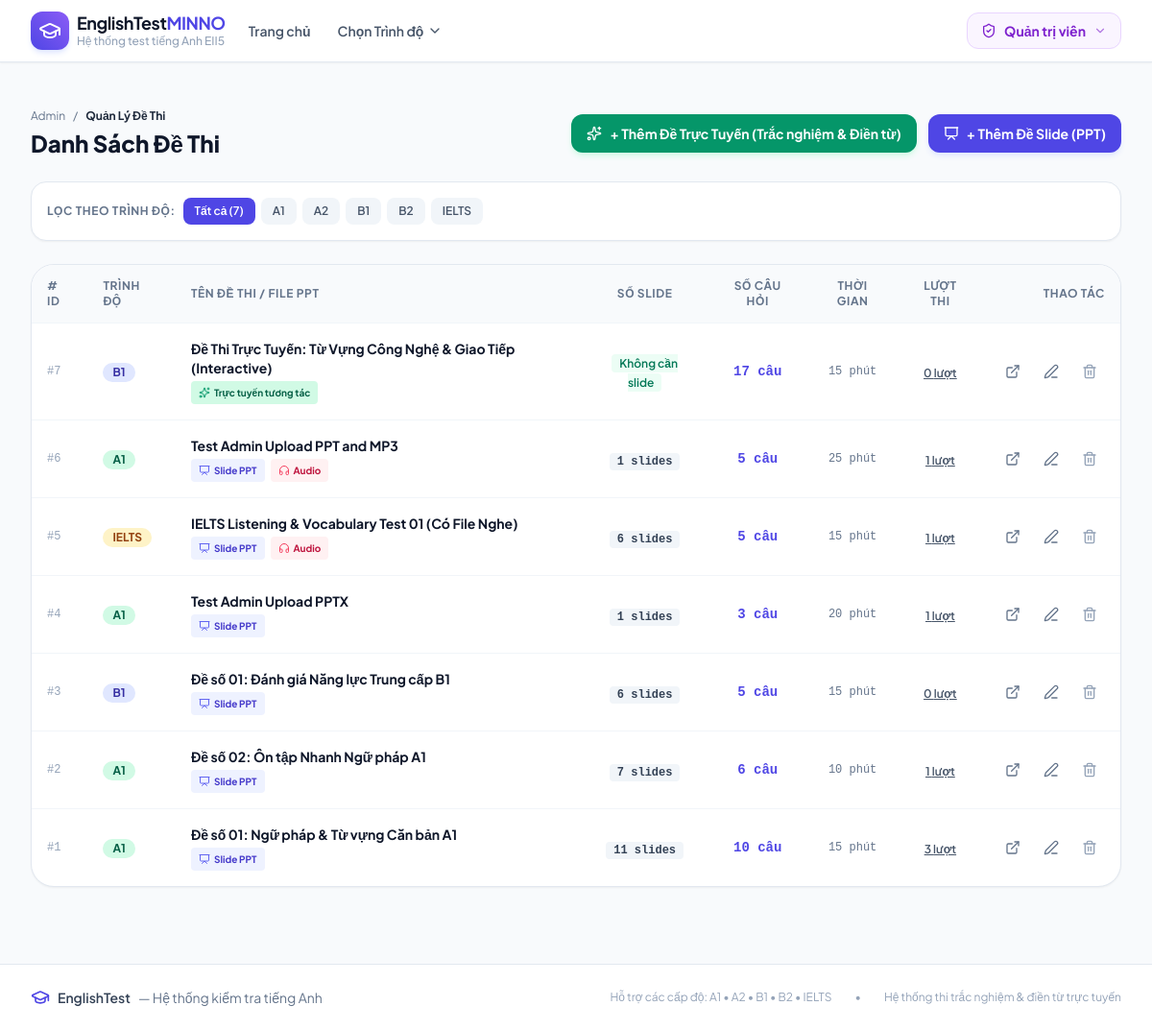
/admin/tests (signed in), run on an earlier commit of the app's database.
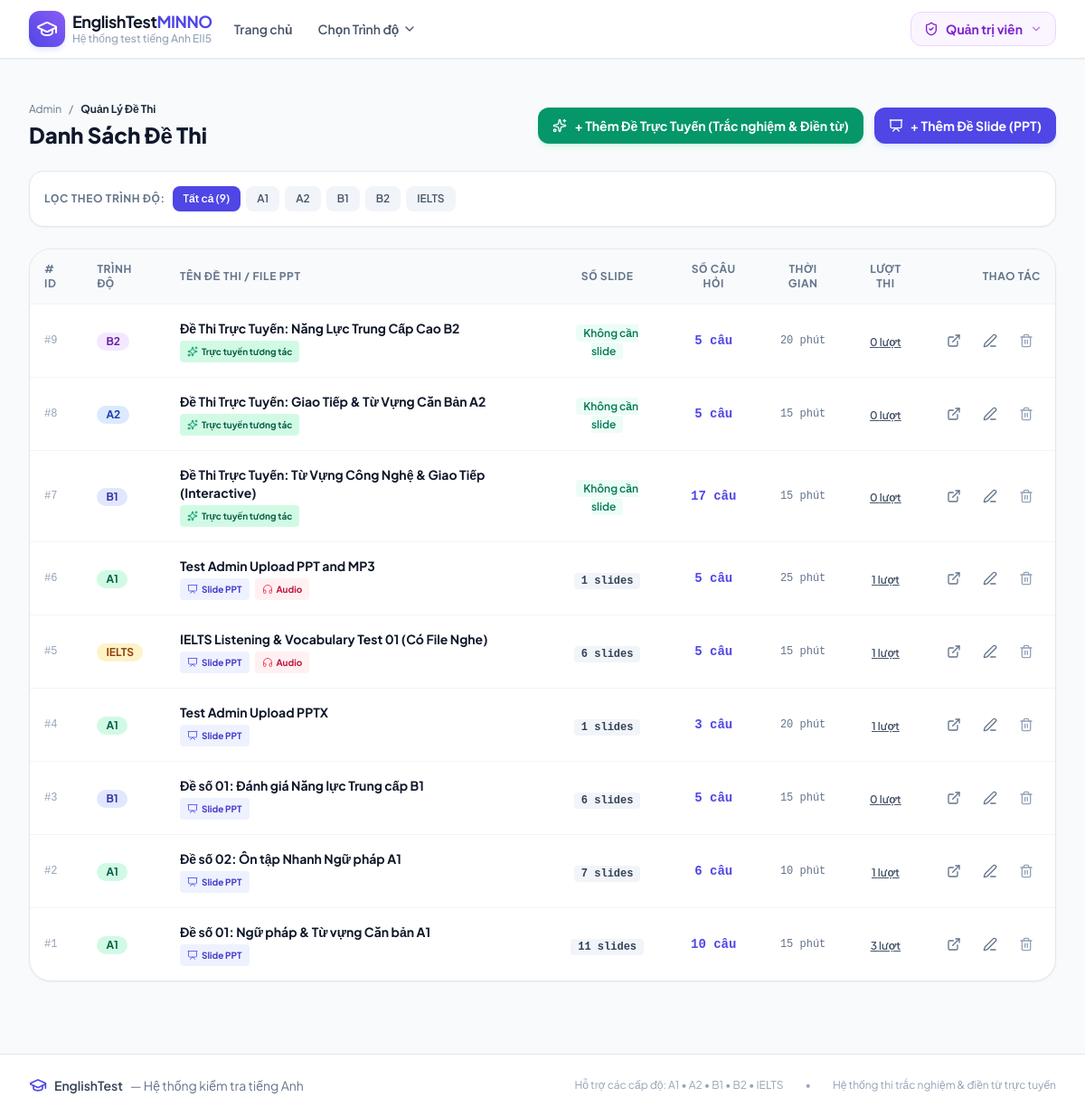
And on a later commit of the database.
### models.py (models this page shows)
class Level(db.Model):
    __tablename__ = 'levels'
    id = db.Column(db.Integer, primary_key=True)
    code = db.Column(db.String(20), unique=True, nullable=False)  # 'A1', 'A2', 'B1', 'B2', 'C1', 'IELTS'
    name = db.Column(db.String(100), nullable=False)              # 'Trình độ A1 - Căn bản'
    description = db.Column(db.Text, nullable=True)
    badge_color = db.Column(db.String(30), default='blue')        # 'blue', 'green', 'amber', 'purple', 'rose'
    icon_name = db.Column(db.String(50), default='book-open')
    order_num = db.Column(db.Integer, default=1)
    is_active = db.Column(db.Boolean, default=True)
    created_at = db.Column(db.DateTime, default=datetime.utcnow)
    tests = db.relationship('Test', backref='level', lazy=True, cascade='all, delete-orphan')
    @property
    def active_tests_count(self):
        return len([t for t in self.tests if t.is_active])

class Test(db.Model):
    __tablename__ = 'tests'
    id = db.Column(db.Integer, primary_key=True)
    level_id = db.Column(db.Integer, db.ForeignKey('levels.id', ondelete='CASCADE'), nullable=False)
    title = db.Column(db.String(200), nullable=False)
    description = db.Column(db.Text, nullable=True)
    test_format = db.Column(db.String(30), default='ppt')
    ppt_filename = db.Column(db.String(255), nullable=True)      # Original filename
    ppt_filepath = db.Column(db.String(500), nullable=True)      # Relative or abs path to ppt file
    slides_folder = db.Column(db.String(500), nullable=True)     # Relative folder under static/ containing slide images
    audio_filename = db.Column(db.String(255), nullable=True)    # Original audio filename (.mp3, .wav)
    audio_filepath = db.Column(db.String(500), nullable=True)    # Relative path under static/ to audio file
    total_slides = db.Column(db.Integer, default=0)
    time_limit_minutes = db.Column(db.Integer, default=15)       # 0 = unlimited
    total_questions = db.Column(db.Integer, default=10)
    pass_percentage = db.Column(db.Integer, default=50)
    is_active = db.Column(db.Boolean, default=True)
    created_at = db.Column(db.DateTime, default=datetime.utcnow)
    questions = db.relationship('Question', backref='test', lazy=True, cascade='all, delete-orphan', order_by='Question.question_number')
    submissions = db.relationship('Submission', backref='test', lazy=True, cascade='all, delete-orphan')
    @property
    def is_interactive(self):
        return self.test_format == 'interactive' or not self.slides_folder or self.total_slides == 0

### app.py (the view)
@app.route('/admin/tests')
@admin_required
def admin_tests():
    level_filter = request.args.get('level_id', type=int)
    query = Test.query
    if level_filter:
        query = query.filter_by(level_id=level_filter)
    tests = query.order_by(Test.created_at.desc()).all()
    levels = Level.query.order_by(Level.order_num).all()
    return render_template('admin/tests.html', tests=tests, levels=levels, current_level_id=level_filter)

### templates/admin/tests.html (shortened to what this page needs)
{% extends 'base.html' %}
{% block content %}
<div class="max-w-7xl mx-auto px-4 sm:px-6 lg:px-8 py-8">
    <div class="flex flex-col md:flex-row md:items-center justify-between gap-4 mb-6">
        <div>
            <div class="flex items-center space-x-2 text-xs text-slate-500 mb-1">
                <a href="{{ url_for('admin_dashboard') }}" class="hover:text-indigo-600">Admin</a>
                <span>/</span>
                <span class="text-slate-800 font-bold">Quản Lý Đề Thi</span>
            </div>
            <h1 class="text-2xl font-extrabold text-slate-900">Danh Sách Đề Thi</h1>
        </div>
        <div class="flex flex-wrap items-center gap-3">
            <a href="{{ url_for('admin_new_test_interactive') }}" class="px-4 py-2.5 bg-emerald-600 hover:bg-emerald-700 text-white font-bold rounded-xl text-sm shadow-md shadow-emerald-100 transition flex items-center space-x-2">
                <i data-lucide="sparkles" class="w-4 h-4"></i>
                <span>+ Thêm Đề Trực Tuyến (Trắc nghiệm & Điền từ)</span>
            </a>
            <a href="{{ url_for('admin_new_test') }}" class="px-4 py-2.5 bg-indigo-600 hover:bg-indigo-700 text-white font-bold rounded-xl text-sm shadow-md shadow-indigo-100 transition flex items-center space-x-2">
                <i data-lucide="presentation" class="w-4 h-4"></i>
                <span>+ Thêm Đề Slide (PPT)</span>
            </a>
        </div>
    </div>
    <div class="bg-white rounded-2xl border border-slate-200 p-4 mb-6 shadow-sm flex flex-wrap items-center justify-between gap-4">
        <div class="flex items-center space-x-2">
            <span class="text-xs font-bold text-slate-500 uppercase tracking-wider">Lọc theo trình độ:</span>
            <div class="flex flex-wrap gap-1.5">
                <a href="{{ url_for('admin_tests') }}" class="px-3 py-1.5 rounded-lg text-xs font-semibold transition {% if not current_level_id %}bg-indigo-600 text-white{% else %}bg-slate-100 text-slate-600 hover:bg-slate-200{% endif %}">
                    Tất cả ({{ tests|length }})
                </a>
                {% for lvl in levels %}
                <a href="{{ url_for('admin_tests', level_id=lvl.id) }}" class="px-3 py-1.5 rounded-lg text-xs font-semibold transition {% if current_level_id == lvl.id %}bg-indigo-600 text-white{% else %}bg-slate-100 text-slate-600 hover:bg-slate-200{% endif %}">
                    {{ lvl.code }}
                </a>
                {% endfor %}
            </div>
        </div>
    </div>
    <div class="bg-white rounded-3xl border border-slate-200 shadow-sm overflow-hidden">
        {% if tests %}
        <div class="overflow-x-auto">
            <table class="w-full text-left border-collapse text-sm">
                <thead>
                    <tr class="bg-slate-50 text-slate-500 font-bold text-xs uppercase tracking-wider border-b border-slate-100">
                        <th class="py-3.5 px-4"># ID</th>
                        <th class="py-3.5 px-4">Trình độ</th>
                        <th class="py-3.5 px-4">Tên Đề Thi / File PPT</th>
                        <th class="py-3.5 px-4 text-center">Số Slide</th>
                        <th class="py-3.5 px-4 text-center">Số Câu Hỏi</th>
                        <th class="py-3.5 px-4 text-center">Thời Gian</th>
                        <th class="py-3.5 px-4 text-center">Lượt Thi</th>
                        <th class="py-3.5 px-4 text-right">Thao Tác</th>
                    </tr>
                </thead>
                <tbody class="divide-y divide-slate-100">
                    {% for t in tests %}
                    <tr class="hover:bg-slate-50/80 transition">
                        <td class="py-4 px-4 font-mono text-xs text-slate-400">#{{ t.id }}</td>
                        <td class="py-4 px-4">
                            <span class="inline-flex items-center px-2.5 py-0.5 rounded-full text-xs font-bold
                                {% if t.level.badge_color == 'emerald' %}bg-emerald-100 text-emerald-800
                                {% elif t.level.badge_color == 'blue' %}bg-blue-100 text-blue-800
                                {% elif t.level.badge_color == 'indigo' %}bg-indigo-100 text-indigo-800
                                {% elif t.level.badge_color == 'purple' %}bg-purple-100 text-purple-800
                                {% elif t.level.badge_color == 'amber' %}bg-amber-100 text-amber-800
                                {% else %}bg-slate-100 text-slate-800{% endif %}">
                                {{ t.level.code }}
                            </span>
                        </td>
                        <td class="py-4 px-4 font-bold text-slate-900">
                            <p class="text-sm">{{ t.title }}</p>
                            <div class="flex flex-wrap items-center gap-1.5 mt-1">
                                {% if t.is_interactive %}
                                <span class="inline-flex items-center px-2 py-0.5 rounded text-[10px] font-bold bg-emerald-100 text-emerald-800">
                                    <i data-lucide="sparkles" class="w-3 h-3 mr-1 text-emerald-600"></i>
                                    Trực tuyến tương tác
                                </span>
                                {% else %}
                                <span class="inline-flex items-center px-2 py-0.5 rounded text-[10px] font-bold bg-indigo-50 text-indigo-700">
                                    <i data-lucide="presentation" class="w-3 h-3 mr-1 text-indigo-500"></i>
                                    Slide PPT
                                </span>
                                {% endif %}
                                {% if t.audio_filepath %}
                                <span class="inline-flex items-center px-2 py-0.5 rounded text-[10px] font-bold bg-rose-50 text-rose-700">
                                    <i data-lucide="headphones" class="w-3 h-3 mr-1 text-rose-500"></i>
                                    Audio
                                </span>
                                {% endif %}
                            </div>
                        </td>
                        <td class="py-4 px-4 text-center">
                            {% if t.is_interactive %}
                            <span class="px-2 py-0.5 rounded bg-emerald-50 text-emerald-700 text-xs font-semibold">
                                Không cần slide
                            </span>
                            {% else %}
                            <span class="px-2 py-0.5 rounded bg-slate-100 text-slate-700 text-xs font-mono font-bold">
                                {{ t.total_slides }} slides
                            </span>
                            {% endif %}
                        </td>
                        <td class="py-4 px-4 text-center font-bold text-indigo-600 font-mono">
                            {{ t.total_questions }} câu
                        </td>
                        <td class="py-4 px-4 text-center text-xs text-slate-500 font-mono">
                            {{ t.time_limit_minutes }} phút
                        </td>
                        <td class="py-4 px-4 text-center">
                            <a href="{{ url_for('admin_submissions', test_id=t.id) }}" class="text-xs font-semibold text-slate-600 hover:text-indigo-600 underline">
                                {{ t.submissions|length }} lượt
                            </a>
                        </td>
                        <td class="py-4 px-4 text-right">
                            <div class="flex items-center justify-end space-x-2">
                                <a href="{{ url_for('take_test', test_id=t.id) }}" target="_blank" class="p-2 text-slate-500 hover:text-indigo-600 hover:bg-indigo-50 rounded-lg transition" title="Làm thử bài thi">
                                    <i data-lucide="external-link" class="w-4 h-4"></i>
                                </a>
                                <a href="{{ url_for('admin_edit_test', test_id=t.id) }}" class="p-2 text-slate-500 hover:text-amber-600 hover:bg-amber-50 rounded-lg transition" title="Chỉnh sửa">
                                    <i data-lucide="edit-3" class="w-4 h-4"></i>
                                </a>
                                <form method="POST" action="{{ url_for('admin_delete_test', test_id=t.id) }}" onsubmit="return confirm('Bạn có chắc chắn muốn xóa đề thi này? Tất cả bài nộp liên quan cũng sẽ bị xóa!')" class="inline">
                                    <button type="submit" class="p-2 text-slate-400 hover:text-rose-600 hover:bg-rose-50 rounded-lg transition" title="Xóa đề thi">
                                        <i data-lucide="trash-2" class="w-4 h-4"></i>
                                    </button>
                                </form>
                            </div>
                        </td>
                    </tr>
                    {% endfor %}
                </tbody>
            </table>
        </div>
        {% endif %}
    </div>
</div>
{% endblock %}

### templates/base.html (shortened to what this page needs)
<!DOCTYPE html>
<html lang="vi" class="h-full bg-slate-50">
<head>
    <script src="https://cdn.tailwindcss.com"></script>
    <link rel="stylesheet" href="{{ url_for('static', filename='css/custom.css') }}">
</head>
<body class="h-full flex flex-col font-['Plus_Jakarta_Sans',sans-serif] text-slate-800 antialiased selection:bg-indigo-500 selection:text-white">
    <nav class="bg-white border-b border-slate-200 sticky top-0 z-50 shadow-sm">
        <div class="max-w-7xl mx-auto px-4 sm:px-6 lg:px-8">
            <div class="flex justify-between h-16">
                <div class="flex items-center space-x-3">
                    <a href="{{ url_for('home') }}" class="flex items-center space-x-2 text-indigo-600 hover:text-indigo-700 transition">
                        <div class="w-10 h-10 rounded-xl bg-gradient-to-tr from-indigo-600 to-violet-500 flex items-center justify-center text-white shadow-md shadow-indigo-100">
                            <i data-lucide="graduation-cap" class="w-6 h-6"></i>
                        </div>
                        <div class="flex flex-col">
                            <span class="font-bold text-lg leading-tight tracking-tight text-slate-900">EnglishTest<span class="text-indigo-600">MINNO</span></span>
                            <span class="text-xs text-slate-400 font-medium">Hệ thống test tiếng Anh EII5</span>
                        </div>
                    </a>
                    <div class="hidden md:flex items-center space-x-1 ml-8">
                        <a href="{{ url_for('home') }}" class="px-3 py-2 rounded-lg text-sm font-semibold transition {% if request.endpoint == 'home' %}text-indigo-600 bg-indigo-50{% else %}text-slate-600 hover:text-slate-900 hover:bg-slate-100{% endif %}">
                            Trang chủ
                        </a>
                        <div class="relative group">
                            <button class="px-3 py-2 rounded-lg text-sm font-semibold text-slate-600 hover:text-slate-900 hover:bg-slate-100 flex items-center space-x-1">
                                <span>Chọn Trình độ</span>
                                <i data-lucide="chevron-down" class="w-4 h-4"></i>
                            </button>
                        </div>
                    </div>
                </div>
                <div class="flex items-center space-x-3">
                    {% if is_staff %}
                    <div class="relative group" id="user-menu-wrapper">
                        <button id="user-menu-button" type="button" onclick="toggleUserMenu(event)" class="inline-flex items-center space-x-2 px-3 py-1.5 sm:px-3.5 sm:py-2 text-xs sm:text-sm font-bold rounded-xl transition border cursor-pointer select-none {% if is_admin %}bg-purple-50 text-purple-700 border-purple-200 hover:bg-purple-100{% else %}bg-indigo-50 text-indigo-700 border-indigo-200 hover:bg-indigo-100{% endif %}">
                            <i data-lucide="{% if is_admin %}shield-check{% else %}graduation-cap{% endif %}" class="w-4 h-4"></i>
                            <span>{% if is_admin %}Quản trị viên{% else %}GV: {{ current_user.full_name }}{% endif %}</span>
                            <i data-lucide="chevron-down" class="w-3.5 h-3.5 opacity-60"></i>
                        </button>
                    </div>
                    {% endif %}
                </div>
            </div>
        </div>
    </nav>
    <main class="flex-1 w-full">
        {% block content %}{% endblock %}
    </main>
    <footer class="bg-white border-t border-slate-200 py-6 mt-12 text-sm text-slate-500">
        <div class="max-w-7xl mx-auto px-4 sm:px-6 lg:px-8 flex flex-col md:flex-row items-center justify-between gap-4">
            <div class="flex items-center space-x-2">
                <i data-lucide="graduation-cap" class="w-5 h-5 text-indigo-600"></i>
                <span class="font-semibold text-slate-700">EnglishTest</span>
                <span>— Hệ thống kiểm tra tiếng Anh</span>
            </div>
            <div class="flex items-center space-x-6 text-xs text-slate-400">
                <span>Hỗ trợ các cấp độ: A1 • A2 • B1 • B2 • IELTS</span>
                <span>•</span>
                <span>Hệ thống thi trắc nghiệm & điền từ trực tuyến</span>
            </div>
        </div>
    </footer>
</body>
</html>

What changed in the data, as far as the page shows it:
added Test: id "9", level.code "B2", title "Đề Thi Trực Tuyến: Năng Lực Trung Cấp Cao B2", test_format "interactive" (drawn), total_questions "5", time_limit_minutes "20", submissions|length "0"
added Test: id "8", level.code "A2", title "Đề Thi Trực Tuyến: Giao Tiếp & Từ Vựng Căn Bản A2", test_format "interactive" (drawn), total_questions "5", time_limit_minutes "15", submissions|length "0"
Also different on the page:
{{ tests|length }}: "7" → "9"
